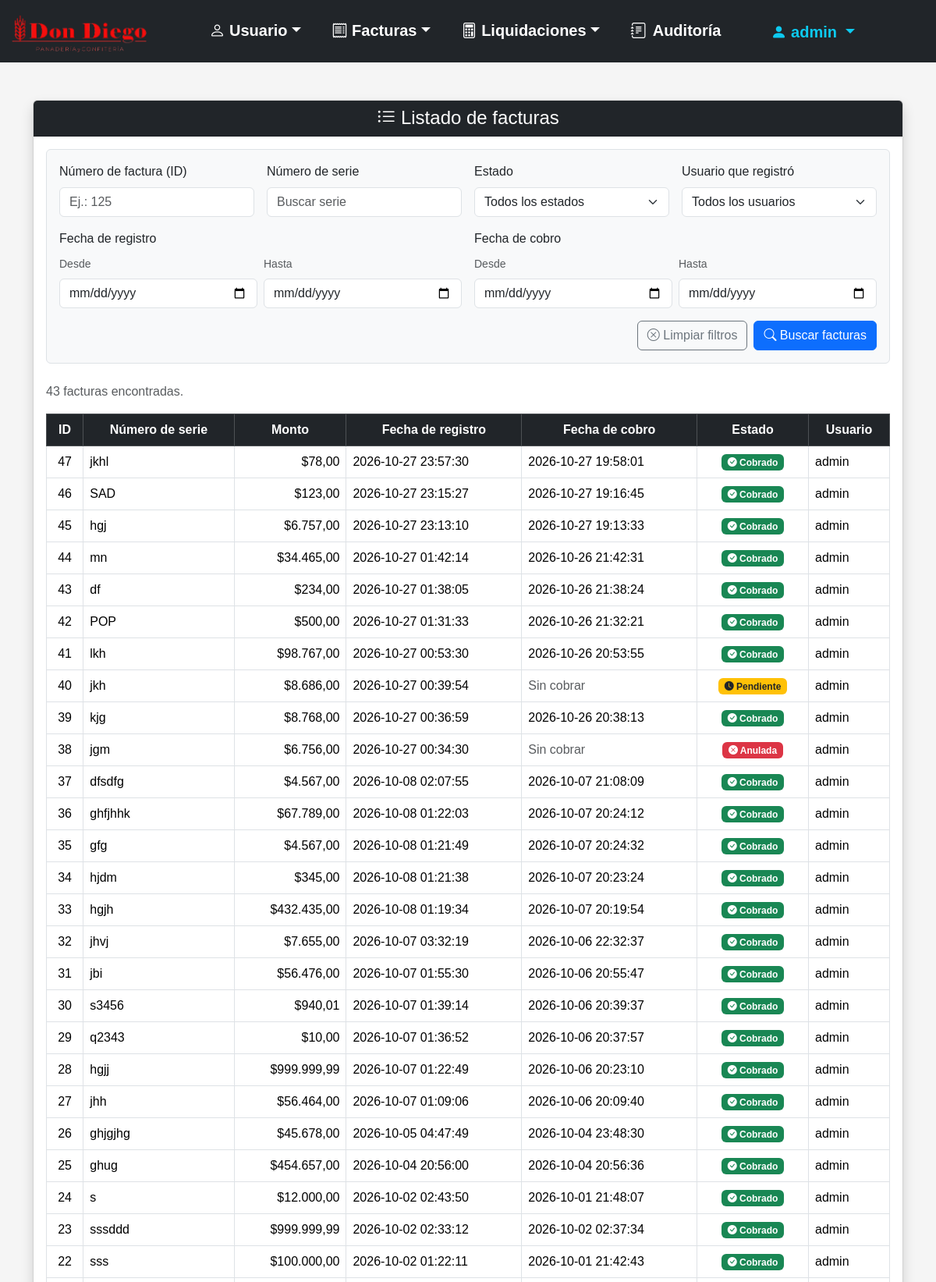
The page /Panaderia-v2/facturas.php (signed in, upper part) on the database its author committed.
### tables this page shows
CREATE TABLE `usuario` (
  `id` smallint(5) UNSIGNED NOT NULL,
  `usuario` varchar(32) NOT NULL,
  `contrasenia` varchar(255) NOT NULL,
  `activo` tinyint(1) NOT NULL DEFAULT 1,
  `id_ROL` tinyint(3) UNSIGNED NOT NULL
);

CREATE TABLE `factura` (
  `id` int(10) UNSIGNED NOT NULL,
  `numero_serie` varchar(20) NOT NULL,
  `monto` decimal(8,2) NOT NULL,
  `fecha_registro` datetime NOT NULL,
  `fecha_cobro` datetime DEFAULT NULL,
  `estado` enum('Cobrado','Pendiente','Anulada') NOT NULL DEFAULT 'Pendiente',
  `id_usuario_registro` smallint(5) UNSIGNED NOT NULL,
  `id_usuario_asignado` smallint(5) DEFAULT NULL
);

### Panaderia-v2/facturas.php (the view, shortened to what this page needs)
<?php
require_once "conexion.php";
$sql = "SELECT factura.id, factura.numero_serie, factura.monto, factura.fecha_registro, factura.fecha_cobro, factura.estado, usuario.usuario AS usuario
        FROM factura INNER JOIN usuario ON factura.id_usuario_registro = usuario.id";
$filtros = [
    "numero_factura" => trim($_GET["numero_factura"] ?? ""),
    "numero_serie" => trim($_GET["numero_serie"] ?? ""),
    "estado" => trim($_GET["estado"] ?? ""),
    "fecha_registro_desde" => trim($_GET["fecha_registro_desde"] ?? ""),
    "fecha_registro_hasta" => trim($_GET["fecha_registro_hasta"] ?? ""),
    "fecha_cobro_desde" => trim($_GET["fecha_cobro_desde"] ?? ""),
    "fecha_cobro_hasta" => trim($_GET["fecha_cobro_hasta"] ?? ""),
    "id_usuario" => trim($_GET["id_usuario"] ?? ""),
];
$errores = [];
$parametros = [];
$facturas = [];
if (!$errores) {
    $sql .= " ORDER BY factura.fecha_registro DESC";
    $stmt = $conexion->prepare($sql);
    $stmt->execute($parametros);
    $facturas = $stmt->fetchAll(PDO::FETCH_ASSOC);
}
?>
<!DOCTYPE html>
<html lang="es">
<head>
    <link rel="stylesheet" href="css/bootstrap-5.3.8/css/bootstrap.min.css">
    <link rel="stylesheet" href="imagenes/bootstrap-icons-1.13.1/bootstrap-icons.min.css">
    <link rel="stylesheet" href="css/estilo.css">
</head>
<body>
    <?php require_once "menu.php"; ?>
    <div class="container mt-5">
        <div class="card shadow mb-5">
            <div class="card-header bg-dark text-white text-center">
                <h4 class="mb-0"><i class="bi bi-list-ul"></i> Listado de facturas</h4>
            </div>
            <div class="card-body">
                <form method="get" class="border rounded bg-light p-3 mb-4">
                    <div class="row g-3">
                        <div class="col-12 col-md-6 col-lg-3">
                            <label for="numero_factura" class="form-label">Número de factura (ID)</label>
                            <input type="search" class="form-control" id="numero_factura" name="numero_factura"
                                value="<?= htmlspecialchars($filtros["numero_factura"]) ?>" placeholder="Ej.: 125" inputmode="numeric">
                        </div>
                        <div class="col-12 col-md-6 col-lg-3">
                            <label for="numero_serie" class="form-label">Número de serie</label>
                            <input type="search" class="form-control" id="numero_serie" name="numero_serie"
                                value="<?= htmlspecialchars($filtros["numero_serie"]) ?>" placeholder="Buscar serie">
                        </div>
                        <div class="col-12 col-md-6 col-lg-3">
                            <label for="estado" class="form-label">Estado</label>
                            <select class="form-select" id="estado" name="estado">
                                <option value="">Todos los estados</option>
                            </select>
                        </div>
                        <div class="col-12 col-md-6 col-lg-3">
                            <label for="id_usuario" class="form-label">Usuario que registró</label>
                            <select class="form-select" id="id_usuario" name="id_usuario">
                                <option value="">Todos los usuarios</option>
                            </select>
                        </div>
                        <div class="col-12 col-lg-6">
                            <span class="form-label d-block">Fecha de registro</span>
                            <div class="row g-2">
                                <div class="col-6">
                                    <label for="fecha_registro_desde" class="form-label small text-muted">Desde</label>
                                    <input type="date" class="form-control" id="fecha_registro_desde" name="fecha_registro_desde"
                                        value="<?= htmlspecialchars($filtros["fecha_registro_desde"]) ?>">
                                </div>
                                <div class="col-6">
                                    <label for="fecha_registro_hasta" class="form-label small text-muted">Hasta</label>
                                    <input type="date" class="form-control" id="fecha_registro_hasta" name="fecha_registro_hasta"
                                        value="<?= htmlspecialchars($filtros["fecha_registro_hasta"]) ?>">
                                </div>
                            </div>
                        </div>
                        <div class="col-12 col-lg-6">
                            <span class="form-label d-block">Fecha de cobro</span>
                            <div class="row g-2">
                                <div class="col-6">
                                    <label for="fecha_cobro_desde" class="form-label small text-muted">Desde</label>
                                    <input type="date" class="form-control" id="fecha_cobro_desde" name="fecha_cobro_desde"
                                        value="<?= htmlspecialchars($filtros["fecha_cobro_desde"]) ?>">
                                </div>
                                <div class="col-6">
                                    <label for="fecha_cobro_hasta" class="form-label small text-muted">Hasta</label>
                                    <input type="date" class="form-control" id="fecha_cobro_hasta" name="fecha_cobro_hasta"
                                        value="<?= htmlspecialchars($filtros["fecha_cobro_hasta"]) ?>">
                                </div>
                            </div>
                        </div>
                        <div class="col-12 d-flex flex-wrap gap-2 justify-content-end">
                            <a href="facturas.php" class="btn btn-outline-secondary">
                                <i class="bi bi-x-circle"></i> Limpiar filtros
                            </a>
                            <button type="submit" class="btn btn-primary">
                                <i class="bi bi-search"></i> Buscar facturas
                            </button>
                        </div>
                    </div>
                </form>
                <?php if (!$errores): ?>
                    <p class="text-muted">
                        <?= count($facturas) ?> factura<?= count($facturas) === 1 ? "" : "s" ?> encontrada<?= count($facturas) === 1 ? "" : "s" ?>.
                    </p>
                <?php endif; ?>
                <?php if (count($facturas) > 0): ?>
                    <div class="table-responsive">
                        <table class="table table-bordered table-hover align-middle">
                            <thead class="table-dark text-center">
                                <tr>
                                    <th>ID</th>
                                    <th>Número de serie</th>
                                    <th>Monto</th>
                                    <th>Fecha de registro</th>
                                    <th>Fecha de cobro</th>
                                    <th>Estado</th>
                                    <th>Usuario</th>
                                </tr>
                            </thead>
                            <tbody>
                                <?php foreach ($facturas as $factura): ?>
                                    <tr>
                                        <td class="text-center"><?= htmlspecialchars($factura["id"]) ?></td>
                                        <td><?= htmlspecialchars($factura["numero_serie"]) ?></td>
                                        <td class="text-end">$<?= number_format($factura["monto"], 2, ',', '.') ?></td>
                                        <td><?= htmlspecialchars($factura["fecha_registro"]) ?></td>
                                        <td>
                                            <?php if ($factura["fecha_cobro"] !== null): ?>
                                                <?= htmlspecialchars($factura["fecha_cobro"]) ?>
                                            <?php else: ?>
                                                <span class="text-muted">Sin cobrar</span>
                                            <?php endif; ?>
                                        </td>
                                        <td class="text-center">
                                            <?php if ($factura["estado"] == "Cobrado"): ?>
                                                <span class="badge bg-success"><i class="bi bi-check-circle-fill"></i> Cobrado</span>
                                            <?php elseif ($factura["estado"] == "Pendiente"): ?>
                                                <span class="badge bg-warning text-dark"><i class="bi bi-clock-fill"></i> Pendiente</span>
                                            <?php elseif ($factura["estado"] == "Anulada"): ?>
                                                <span class="badge bg-danger"><i class="bi bi-x-circle-fill"></i> Anulada</span>
                                            <?php else: ?>
                                                <span class="badge bg-secondary">
                                                    <?= htmlspecialchars($factura["estado"]) ?>
                                                </span>
                                            <?php endif; ?>
                                        </td>
                                        <td>
                                            <?= htmlspecialchars($factura["usuario"]) ?>
                                        </td>
                                    </tr>
                                <?php endforeach; ?>
                            </tbody>
                        </table>
                    </div>
                <?php endif; ?>
            </div>
        </div>
    </div>
</body>
</html>

### Panaderia-v2/menu.php (shortened to what this page needs)
<?php
if (isset($_SESSION["id_usuario"])) {
    $sqlUsuario = "SELECT usuario FROM usuario WHERE id = ?";
    $stmtUsuario = $conexion->prepare($sqlUsuario);
    $stmtUsuario->execute([$_SESSION["id_usuario"]]);
    $usuarioLogueado = $stmtUsuario->fetch(PDO::FETCH_ASSOC);
}
?>
<nav class="navbar navbar-expand-lg navbar-dark bg-dark">
    <div class="container-fluid">
        <a class="navbar-brand flex-grow-1" href="https://www.dondiegouy.com/"><img src="imagenes/logo.png" alt="Panaderia" class="d-inline-block align-text-top logo-menu"></a>
        <div class="offcanvas offcanvas-end text-bg-dark" tabindex="-1" id="menuNavegacion" aria-labelledby="menuNavegacionLabel">
            <div class="offcanvas-body justify-content-center">
                <ul class="navbar-nav flex-grow-1 pe-3 gap-4 fs-5">
                    <li class="nav-item dropdown nav-underline">
                        <a class="nav-link dropdown-toggle fw-bold" href="#" role="button" data-bs-toggle="dropdown" aria-expanded="false"><i class="bi bi-person"></i> Usuario</a>
                    </li>
                    <li class="nav-item dropdown nav-underline">
                        <a class="nav-link dropdown-toggle fw-bold" href="#" role="button" data-bs-toggle="dropdown" aria-expanded="false"><i class="bi bi-receipt"></i> Facturas</a>
                    </li>
                    <li class="nav-item dropdown nav-underline">
                        <a class="nav-link dropdown-toggle fw-bold" href="#" role="button" data-bs-toggle="dropdown" aria-expanded="false"><i class="bi bi-calculator"></i> Liquidaciones</a>
                    </li>
                    <li class="nav-item nav-underline">
                        <a class="nav-link fw-bold d-inline-flex text-nowrap" href="auditoria.php"><i class="bi bi-journal-text me-2"></i> Auditoría</a>
                    </li>
                    <li class="nav-item dropdown mt-auto pe-3 fs-5 d-xxl-none">
                       <a class="nav-link dropdown-toggle fw-bold usuario-menu" href="#" role="button" data-bs-toggle="dropdown" aria-expanded="false">
                            <i class="bi bi-person-fill"></i>
                            <?= htmlspecialchars($usuarioLogueado["usuario"]) ?>
                        </a>
                    </li>
                </ul>
            </div>
        </div>
    </div>
</nav>

### Panaderia-v2/css/estilo.css (style rules this page uses)
body { font-family: Arial, sans-serif; background: #f5f5f5; margin: 0; padding: 0; width: 100%; max-width: 100%; overflow-x: hidden; }
.navbar .nav-link, .navbar .navbar-brand { color: white !important; }
.navbar .usuario-menu { color: #0dcaf0 !important; }
.navbar { width: 100%; max-width: 100%; margin: 0; padding-left: 0; padding-right: 0; }
.navbar .container-fluid { width: 100%; max-width: 100%; margin: 0; padding-left: 12px; padding-right: 12px; }
.logo-menu { width: 180px; height: 50px; object-fit: contain; }

### rows shown on the page
usuario: usuario "admin"
factura: id "47", numero_serie "jkhl", monto "78,00", fecha_registro "2026-10-27 23:57:30", fecha_cobro "2026-10-27 19:58:01", estado "Cobrado" (drawn), id_usuario_registro.usuario "admin"
factura: id "46", numero_serie "SAD", monto "123,00", fecha_registro "2026-10-27 23:15:27", fecha_cobro "2026-10-27 19:16:45", estado "Cobrado" (drawn), id_usuario_registro.usuario "admin"
factura: id "45", numero_serie "hgj", monto "6.757,00", fecha_registro "2026-10-27 23:13:10", fecha_cobro "2026-10-27 19:13:33", estado "Cobrado" (drawn), id_usuario_registro.usuario "admin"
factura: id "44", numero_serie "mn", monto "34.465,00", fecha_registro "2026-10-27 01:42:14", fecha_cobro "2026-10-26 21:42:31", estado "Cobrado" (drawn), id_usuario_registro.usuario "admin"
factura: id "43", numero_serie "df", monto "234,00", fecha_registro "2026-10-27 01:38:05", fecha_cobro "2026-10-26 21:38:24", estado "Cobrado" (drawn), id_usuario_registro.usuario "admin"
factura: id "42", numero_serie "POP", monto "500,00", fecha_registro "2026-10-27 01:31:33", fecha_cobro "2026-10-26 21:32:21", estado "Cobrado" (drawn), id_usuario_registro.usuario "admin"
factura: id "41", numero_serie "lkh", monto "98.767,00", fecha_registro "2026-10-27 00:53:30", fecha_cobro "2026-10-26 20:53:55", estado "Cobrado" (drawn), id_usuario_registro.usuario "admin"
factura: id "40", numero_serie "jkh", monto "8.686,00", fecha_registro "2026-10-27 00:39:54", shows "Sin cobrar", estado "Pendiente" (drawn), id_usuario_registro.usuario "admin"
factura: id "39", numero_serie "kjg", monto "8.768,00", fecha_registro "2026-10-27 00:36:59", fecha_cobro "2026-10-26 20:38:13", estado "Cobrado" (drawn), id_usuario_registro.usuario "admin"
factura: id "38", numero_serie "jgm", monto "6.756,00", fecha_registro "2026-10-27 00:34:30", shows "Sin cobrar", estado "Anulada" (drawn), id_usuario_registro.usuario "admin"
factura: id "37", numero_serie "dfsdfg", monto "4.567,00", fecha_registro "2026-10-08 02:07:55", fecha_cobro "2026-10-07 21:08:09", estado "Cobrado" (drawn), id_usuario_registro.usuario "admin"
factura: id "36", numero_serie "ghfjhhk", monto "67.789,00", fecha_registro "2026-10-08 01:22:03", fecha_cobro "2026-10-07 20:24:12", estado "Cobrado" (drawn), id_usuario_registro.usuario "admin"
factura: id "35", numero_serie "gfg", monto "4.567,00", fecha_registro "2026-10-08 01:21:49", fecha_cobro "2026-10-07 20:24:32", estado "Cobrado" (drawn), id_usuario_registro.usuario "admin"
factura: id "34", numero_serie "hjdm", monto "345,00", fecha_registro "2026-10-08 01:21:38", fecha_cobro "2026-10-07 20:23:24", estado "Cobrado" (drawn), id_usuario_registro.usuario "admin"
factura: id "33", numero_serie "hgjh", monto "432.435,00", fecha_registro "2026-10-08 01:19:34", fecha_cobro "2026-10-07 20:19:54", estado "Cobrado" (drawn), id_usuario_registro.usuario "admin"
factura: id "32", numero_serie "jhvj", monto "7.655,00", fecha_registro "2026-10-07 03:32:19", fecha_cobro "2026-10-06 22:32:37", estado "Cobrado" (drawn), id_usuario_registro.usuario "admin"
factura: id "31", numero_serie "jbi", monto "56.476,00", fecha_registro "2026-10-07 01:55:30", fecha_cobro "2026-10-06 20:55:47", estado "Cobrado" (drawn), id_usuario_registro.usuario "admin"
factura: id "30", numero_serie "s3456", monto "940,01", fecha_registro "2026-10-07 01:39:14", fecha_cobro "2026-10-06 20:39:37", estado "Cobrado" (drawn), id_usuario_registro.usuario "admin"
factura: id "29", numero_serie "q2343", monto "10,00", fecha_registro "2026-10-07 01:36:52", fecha_cobro "2026-10-06 20:37:57", estado "Cobrado" (drawn), id_usuario_registro.usuario "admin"
factura: id "28", numero_serie "hgjj", monto "999.999,99", fecha_registro "2026-10-07 01:22:49", fecha_cobro "2026-10-06 20:23:10", estado "Cobrado" (drawn), id_usuario_registro.usuario "admin"
factura: id "27", numero_serie "jhh", monto "56.464,00", fecha_registro "2026-10-07 01:09:06", fecha_cobro "2026-10-06 20:09:40", estado "Cobrado" (drawn), id_usuario_registro.usuario "admin"
factura: id "26", numero_serie "ghjgjhg", monto "45.678,00", fecha_registro "2026-10-05 04:47:49", fecha_cobro "2026-10-04 23:48:30", estado "Cobrado" (drawn), id_usuario_registro.usuario "admin"
factura: id "25", numero_serie "ghug", monto "454.657,00", fecha_registro "2026-10-04 20:56:00", fecha_cobro "2026-10-04 20:56:36", estado "Cobrado" (drawn), id_usuario_registro.usuario "admin"
factura: id "24", numero_serie "s", monto "12.000,00", fecha_registro "2026-10-02 02:43:50", fecha_cobro "2026-10-01 21:48:07", estado "Cobrado" (drawn), id_usuario_registro.usuario "admin"
factura: id "23", numero_serie "sssddd", monto "999.999,99", fecha_registro "2026-10-02 02:33:12", fecha_cobro "2026-10-02 02:37:34", estado "Cobrado" (drawn), id_usuario_registro.usuario "admin"
factura: id "22", numero_serie "sss", monto "100.000,00", fecha_registro "2026-10-02 01:22:11", fecha_cobro "2026-10-01 21:42:43", estado "Cobrado" (drawn), id_usuario_registro.usuario "admin"

### other values the page prints
count($facturas) "43"
